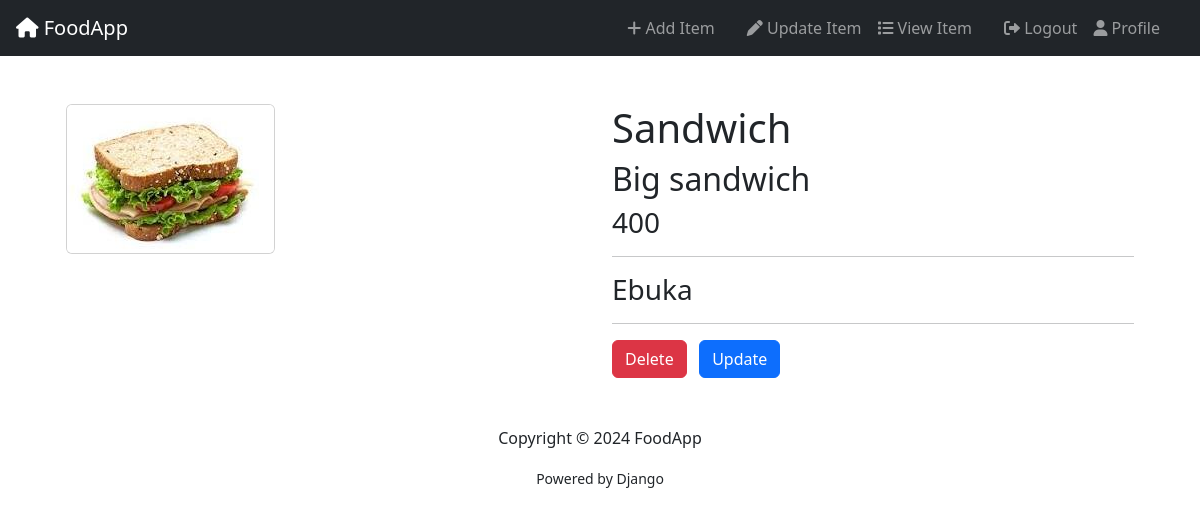
The page /food/detail/1 (signed in) on the database as committed earlier.
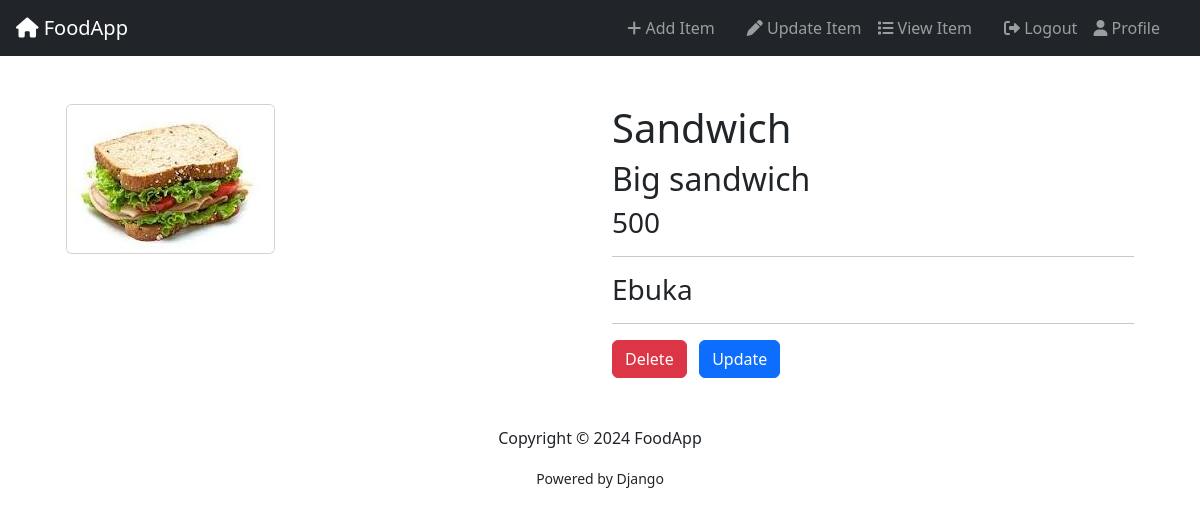
The same page on the database as committed later.
### food/models.py (models this page shows, shortened)
class Item(models.Model):
    user_name = models.ForeignKey(User, on_delete=models.CASCADE, default=1)
    item_name = models.CharField(max_length=200)
    item_desc = models.CharField(max_length=200)
    item_price = models.IntegerField()
    item_image = models.ImageField(upload_to="food_images")

### food/views.py (the view)
# urls.py: path("detail/<int:pk>", views.FoodDetail.as_view(), name="detail"),
class FoodDetail(LoginRequiredMixin, DetailView):
    model = Item
    template_name = "food/detail.html"
    context_object_name = "item"

### food/templates/food/detail.html
{% extends 'food/base.html' %}
{% block content %}
{% if item %}
<div class="container">
    <div class="row">
        <div class="col-md-6">
<img height="200px" src="{{ item.item_image.url }}" class="card" alt="{{ item.item_name }}">
        </div>
        <div class="col-md-6">
<h1>{{ item.item_name|capfirst }}</h1>
<h2>{{ item.item_desc|capfirst }}</h2>
<h3>{{ item.item_price }}</h3>
<hr>
<h3>{{ item.user_name|capfirst }}</h3>
<hr>
<a class="btn btn-danger"   href="{% url 'food:delete_item' item.pk %}">Delete</a >&nbsp&nbsp
<a href="{% url 'food:update' item.pk %}"><input type="submit" value="Update" class="btn btn-primary"></a>
        </div>
    </div>
</div>
{% endif %}
{% endblock %}

Rows that differ between the two databases and show on the page:
changed Item "Sandwich": item_price "400" → "500"
